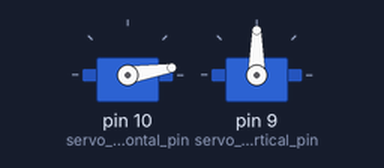
This sketch was run on a simulated Arduino Uno, built with avr-gcc and run on an emulated ATmega328P. Shown: 2 × servo.

Above: at 0.15 s.
At 1.35 s:
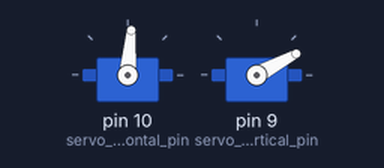
At 2.9 s:
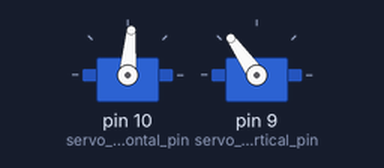
At 10.7 s:
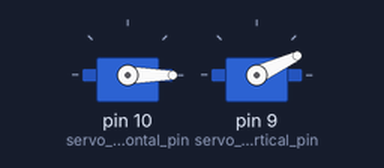
Timing chart, 0 to 12.2 s (numbered marks = the images above):
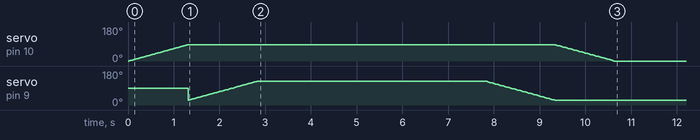

Measured:
- by itself, servo on pin 10 (servo_horizontal_pin): rises from 0° to 85° in 1.3 s, then falls to 0° in 9.3 s

The sketch:

servo_test.ino
```cpp
// ARDUINO SERVO CODE

//N.B. If we need to turn off the servos, we can servo.attach at the start of each function, and servo.detach at the end of each function

#include <Servo.h>
//#include <Adafruit_MotorShield.h>

//Adafruit_MotorShield AFMS = Adafruit_MotorShield();

int servo_vertical_pin = 9;
int servo_horizontal_pin = 10;

int vertical_angle_high = 125; //120?
int vertical_angle_low = 25;
int horizontal_angle_high = 85; //95?
int horizontal_angle_low = 0;

Servo servo_vertical;
Servo servo_horizontal;

int pos = 0;

void setup() {
  //if (!AFMS.begin()) {
    //while (1);
  //}

  servo_horizontal.attach(servo_horizontal_pin);
  servo_vertical.attach(servo_vertical_pin);

}

void loop() {
  Serial.write(servo_horizontal.read());
  Serial.write('\n');

  close_claw();
  // open_claw();
  raise_claw();
  delay(5000);
  lower_claw();
  open_claw();
  delay(100000);
}

void lower_claw(){
  servo_vertical.attach(servo_vertical_pin);
  // From arduino 'servo' example:
  for (pos = vertical_angle_high; pos >= vertical_angle_low; pos -= 1) {
    // in steps of 1 degree
    servo_vertical.write(pos);              // tell servo to go to position in variable 'pos'
    delay(15);                                // waits 15 ms for the servo to reach the position
  }
  servo_vertical.detach();
}

void raise_claw(){
  servo_vertical.attach(servo_vertical_pin);
  // From arduino 'servo' example:
  for (pos = vertical_angle_low; pos <= vertical_angle_high; pos += 1) {
    // in steps of 1 degree
    servo_vertical.write(pos);              // tell servo to go to position in variable 'pos'
    delay(15);                                // waits 15 ms for the servo to reach the position

  }
  servo_vertical.detach();
}

void close_claw(){
  // close the lower section of the claw (grab the block)
  // From arduino 'servo' example:
  for (pos = horizontal_angle_low; pos <= horizontal_angle_high; pos += 1) {
    // in steps of 1 degree
    servo_horizontal.write(pos);              // tell servo to go to position in variable 'pos'
    delay(15);                                // waits 15 ms for the servo to reach the position

  }
}

void open_claw(){
  // open the lower section of the claw (release the block)
  // From arduino 'servo' example:
  for (pos = horizontal_angle_high; pos >= horizontal_angle_low; pos -= 1) {
    // in steps of 1 degree
    servo_horizontal.write(pos);              // tell servo to go to position in variable 'pos'
    delay(15);                                // waits 15 ms for the servo to reach the position
  }
}
```
